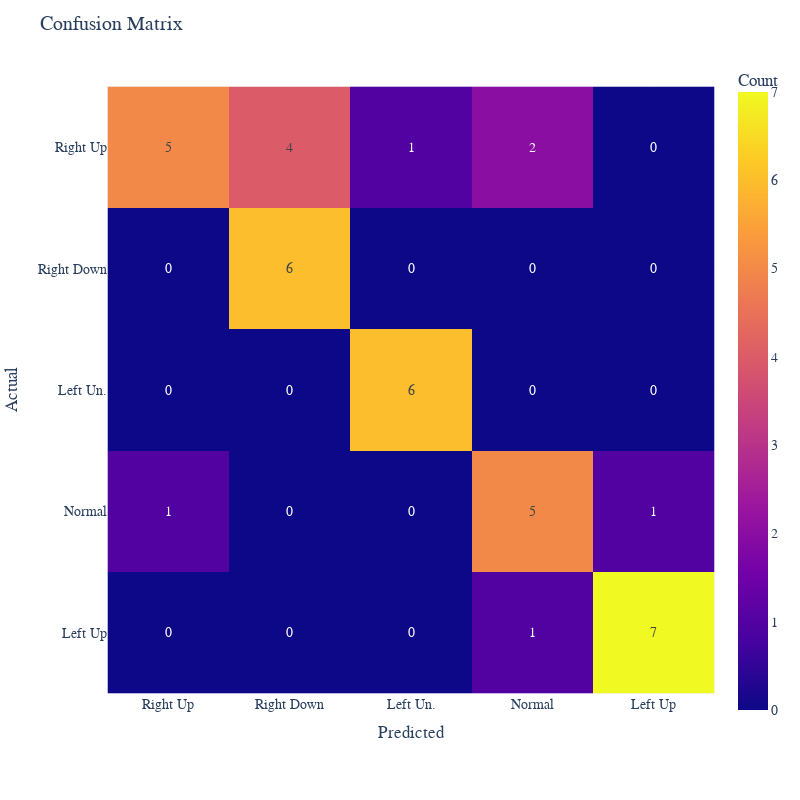

The notebook cell this image was saved under:
### Code cell
plot_cm(y_teste, predictions,'catch22')

### Figure 1 — Plotly figure (JSON) as saved in the notebook; plotly's stock layout.template omitted (floating-point values rounded to 4 significant figures)
{"data": [{"coloraxis": "coloraxis", "hovertemplate": "Predicted: %{x}<br>Actual: %{y}<br>Count: %{z}<extra></extra>", "name": "0", "texttemplate": "%{z}", "type": "heatmap", "x": ["Right Up", "Right Down", "Left Un.", "Normal", "Left Up"], "xaxis": "x", "y": ["Right Up", "Right Down", "Left Un.", "Normal", "Left Up"], "yaxis": "y", "z": [[5, 4, 1, 2, 0], [0, 6, 0, 0, 0], [0, 0, 6, 0, 0], [1, 0, 0, 5, 1], [0, 0, 0, 1, 7]]}], "layout": {"coloraxis": {"colorbar": {"title": {"text": "Count"}}, "colorscale": [[0, "#0d0887"], [0.1111, "#46039f"], [0.2222, "#7201a8"], [0.3333, "#9c179e"], [0.4444, "#bd3786"], [0.5556, "#d8576b"], [0.6667, "#ed7953"], [0.7778, "#fb9f3a"], [0.8889, "#fdca26"], [1, "#f0f921"]]}, "font": {"family": "Courier New, monospace", "size": 14}, "height": 800, "margin": {"t": 60}, "title": {"text": "Confusion Matrix"}, "width": 800, "xaxis": {"anchor": "y", "constrain": "domain", "domain": [0, 1], "nticks": 5, "scaleanchor": "y", "title": {"text": "Predicted"}}, "yaxis": {"anchor": "x", "autorange": "reversed", "constrain": "domain", "domain": [0, 1], "nticks": 5, "title": {"text": "Actual"}}}}
